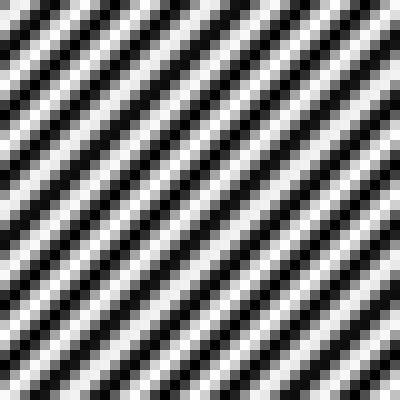
Frame 1 (no input)
Frame 60 (the mouse pressed at the canvas centre just before this capture): identical to frame 1, image omitted
Frame 120 (the mouse held since frame 60 and released just before this capture): identical to frame 1, image omitted

The Processing sketch that drew this single still picture (run headless with seeded random() and noise(); from frame 60 on, the mouse is pressed at the canvas centre):

// Processing sketch: noiseflow
// ── noiseflow.pde
float[] density;
int cellsize = 10;
int numxcells;
int numycells;
int numcells;

void initcells()
{
  for(int y = 0; y < numycells; y++)
  {
    for(int x = 0; x < numxcells; x++)
    {
      int i = y * numxcells + x;
      density[i] = (1 + sin(x + y)) / 2;
    }
  }
}

void setup()
{
  size(400, 400);
  background(0);
  noStroke();
  
  numxcells = width / cellsize;
  numycells = height / cellsize;
  
  numcells = numxcells * numycells;
  
  density = new float[numcells];
  
  initcells();
}

void draw()
{
  for(int y = 0; y < numycells; y++)
  {
    for(int x = 0; x < numxcells; x++)
    {
      int i = y * numxcells + x;
      fill(constrain(density[i] * 255, 0, 255));
      rect(cellsize * x, cellsize * y, cellsize, cellsize);
    }
  }
}
